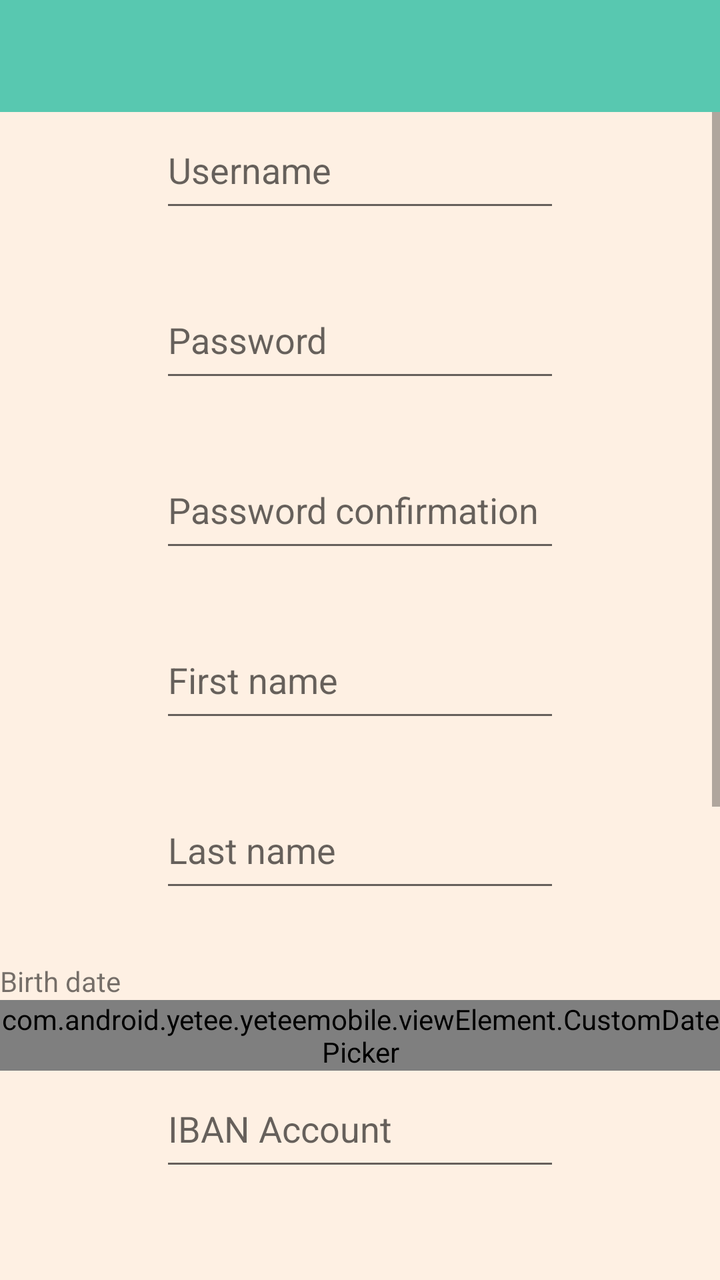
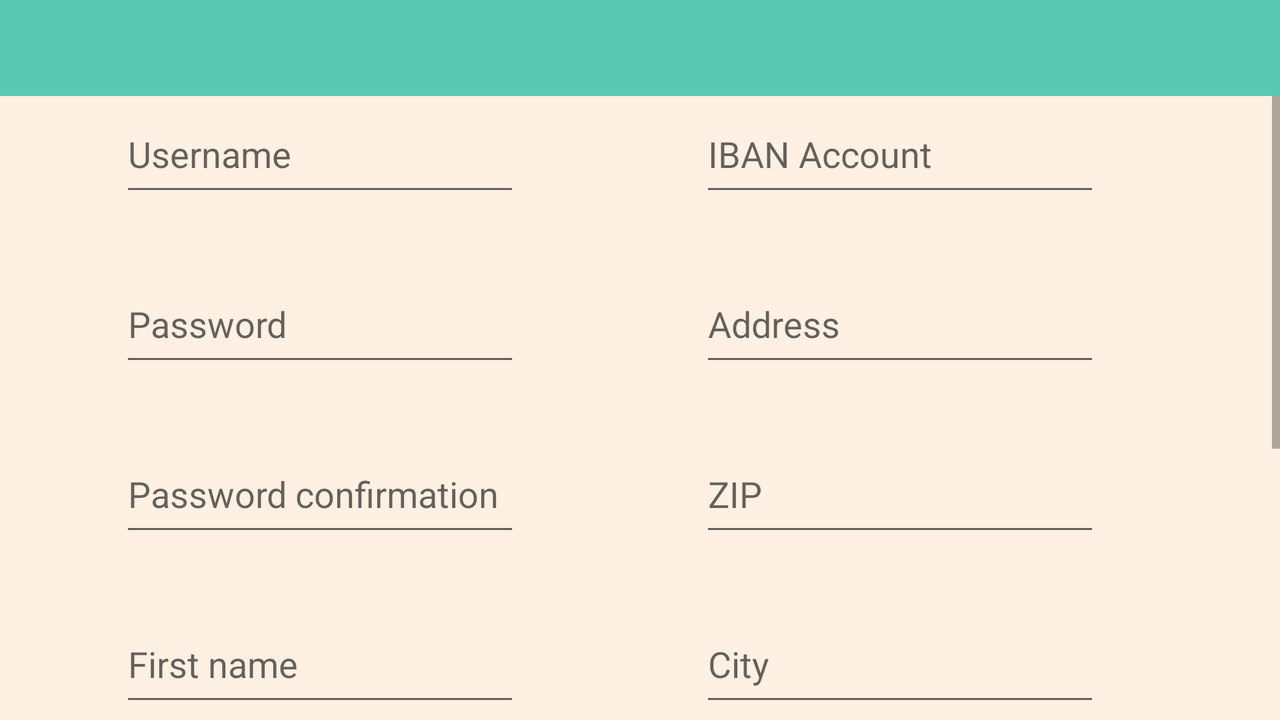

Compare how this app lays out the same screen by default and in its alternative resource folder. The renders come first, then the two layout files and the values they reference.
<!-- AndroidManifest.xml: application theme AppTheme -->
<!-- res/layout/activity_register.xml -->
<?xml version="1.0" encoding="utf-8"?>
<android.support.constraint.ConstraintLayout xmlns:android="http://schemas.android.com/apk/res/android"
    xmlns:app="http://schemas.android.com/apk/res-auto"
    xmlns:tools="http://schemas.android.com/tools"
    android:layout_width="match_parent"
    android:layout_height="match_parent"
    app:layout_behavior="@string/appbar_scrolling_view_behavior"
    tools:context="com.android.yetee.yeteemobile.activity.RegisterActivity">

    <LinearLayout
        android:layout_width="match_parent"
        android:layout_height="match_parent"
        android:orientation="vertical">


        <android.support.v7.widget.Toolbar
            android:id="@+id/toolbar"
            android:minHeight="?attr/actionBarSize"
            android:layout_width="match_parent"
            android:layout_height="wrap_content"
            android:background="@color/colorPrimary">
        </android.support.v7.widget.Toolbar>

        <ScrollView
            android:id="@+id/scrollView2"
            android:layout_width="match_parent"
            android:layout_height="match_parent"
            app:layout_constraintBottom_toBottomOf="parent"
            app:layout_constraintEnd_toEndOf="parent"
            app:layout_constraintStart_toStartOf="parent"
            app:layout_constraintTop_toTopOf="parent">

            <LinearLayout
                android:layout_width="match_parent"
                android:layout_height="wrap_content"
                android:orientation="vertical">

                <EditText
                    android:id="@+id/loginTextRegister"
                    android:layout_width="200dp"
                    android:layout_height="55dp"
                    android:layout_gravity="center_horizontal"
                    android:layout_marginBottom="30dp"
                    android:hint="@string/hint_login_register"
                    android:inputType="text" />

                <EditText
                    android:id="@+id/passwordTextRegister"
                    android:layout_width="200dp"
                    android:layout_height="55dp"
                    android:layout_gravity="center_horizontal"
                    android:layout_marginBottom="30dp"
                    android:hint="@string/hint_password_register"
                    android:inputType="textPassword" />
                <EditText
                    android:id="@+id/passwordTextConfirmationRegister"
                    android:layout_width="200dp"
                    android:layout_height="55dp"
                    android:layout_gravity="center_horizontal"
                    android:layout_marginBottom="30dp"
                    android:hint="@string/hint_password_confirmation_register"
                    android:inputType="textPassword" />

                <EditText
                    android:id="@+id/firstNameTextRegister"
                    android:layout_width="200dp"
                    android:layout_height="55dp"
                    android:layout_gravity="center_horizontal"
                    android:layout_marginBottom="30dp"
                    android:hint="@string/hint_firstname_register"
                    android:inputType="text" />

                <EditText
                    android:id="@+id/lastNameTextRegister"
                    android:layout_width="200dp"
                    android:layout_height="55dp"
                    android:layout_gravity="center_horizontal"
                    android:layout_marginBottom="30dp"
                    android:hint="@string/hint_lastname_register"
                    android:inputType="text" />

                <TextView
                    android:layout_width="wrap_content"
                    android:layout_height="wrap_content" android:text="@string/hint_birth_date_register" />

                <com.android.yetee.yeteemobile.viewElement.CustomDatePicker
                    android:layout_width="wrap_content"
                    android:layout_height="wrap_content"
                    android:id="@+id/birthDate"/>

                <EditText
                    android:id="@+id/ibanAccountTextRegister"
                    android:layout_width="200dp"
                    android:layout_height="55dp"
                    android:layout_gravity="center_horizontal"
                    android:layout_marginBottom="30dp"
                    android:hint="@string/hint_iban_register"
                    android:inputType="text" />

                <EditText
                    android:id="@+id/addressTextRegister"
                    android:layout_width="200dp"
                    android:layout_height="55dp"
                    android:layout_gravity="center_horizontal"
                    android:layout_marginBottom="30dp"
                    android:hint="@string/hint_address_register"
                    android:inputType="text" />

                <EditText
                    android:id="@+id/ZIPTextRegister"
                    android:layout_width="200dp"
                    android:layout_height="55dp"
                    android:layout_gravity="center_horizontal"
                    android:layout_marginBottom="30dp"
                    android:hint="@string/hint_ZIP_register"
                    android:inputType="numberSigned" />


                <EditText
                    android:id="@+id/cityTextRegister"
                    android:layout_width="200dp"
                    android:layout_height="55dp"
                    android:layout_gravity="center_horizontal"
                    android:layout_marginBottom="30dp"
                    android:hint="@string/hint_city_register"
                    android:inputType="text" />

                <EditText
                    android:id="@+id/telNumberTextRegister"
                    android:layout_width="200dp"
                    android:layout_height="55dp"
                    android:layout_gravity="center_horizontal"
                    android:layout_marginBottom="30dp"
                    android:hint="@string/hint_tel_number_register"
                    android:inputType="phone" />
                <Button
                    android:id="@+id/registerButton"
                    android:layout_width="200dp"
                    android:layout_height="match_parent"
                    android:layout_marginTop="30dp"
                    android:layout_gravity="center_horizontal"
                    android:text="@string/button_register"
                    style="@style/CustomButton"
                    />
            </LinearLayout>
        </ScrollView>

    </LinearLayout>

</android.support.constraint.ConstraintLayout>
<!-- resources referenced by this layout -->
<resources>
  <color name="colorPrimary">#58C8B0</color>
  <string name="button_register">Sign up</string>
  <string name="hint_ZIP_register">ZIP</string>
  <string name="hint_address_register">Address</string>
  <string name="hint_birth_date_register">Birth date</string>
  <string name="hint_city_register">City</string>
  <string name="hint_firstname_register">First name</string>
  <string name="hint_iban_register">IBAN Account</string>
  <string name="hint_lastname_register">Last name</string>
  <string name="hint_login_register">Username</string>
  <string name="hint_password_confirmation_register">Password confirmation</string>
  <string name="hint_password_register">Password</string>
  <string name="hint_tel_number_register">Phone number</string>
  <style name="CustomButton">
          <item name="android:background">@drawable/custom_button_selector</item>
          <item name="android:textColor">@color/colorWhite</item>
      </style>
  <style name="AppTheme" parent="Theme.AppCompat.Light.DarkActionBar">
          
          <item name="colorPrimary">@color/colorPrimary</item>
          <item name="colorPrimaryDark">@color/colorPrimaryDark</item>
          <item name="colorAccent">@color/colorAccent</item>
          <item name="android:colorBackground">@color/colorBackground</item>
          <item name="windowActionBar">false</item>
          <item name="windowNoTitle">true</item>
      </style>
  <!-- drawable custom_button_selector (drawable) -->
  <?xml version="1.0" encoding="utf-8"?>
  <selector xmlns:android="http://schemas.android.com/apk/res/android">
      <item android:drawable="@drawable/custom_button_pressed" android:state_pressed="true"/>
      <item android:drawable="@drawable/custom_button_pressed" android:state_selected="true"/>
      <item android:drawable="@drawable/custom_button_normal"/>
  </selector>
  <color name="colorWhite">#FFFFFF</color>
  <color name="colorPrimaryDark">#303F9F</color>
  <color name="colorAccent">#FF4081</color>
  <color name="colorBackground">#FEF0E3</color>
  <!-- drawable custom_button_pressed (drawable) -->
  <?xml version="1.0" encoding="utf-8"?>
  <shape xmlns:android="http://schemas.android.com/apk/res/android" android:shape="rectangle">
      <corners android:radius="15dp"/>
      <solid android:color="@color/buttonColorPressed"/>
  </shape>
  <!-- drawable custom_button_normal (drawable) -->
  <?xml version="1.0" encoding="utf-8"?>
  <shape xmlns:android="http://schemas.android.com/apk/res/android" android:shape="rectangle">
      <corners android:radius="15dp"/>
      <solid android:color="@color/buttonColor"/>
  </shape>
  <color name="buttonColorPressed">#FC8803</color>
  <color name="buttonColor">#FDAB4D</color>
</resources>
<!-- res/layout-land/activity_register.xml (the repository's variant of the layout above) -->
<!-- drawn on the phone turned sideways -->
<?xml version="1.0" encoding="utf-8"?>
<android.support.constraint.ConstraintLayout xmlns:android="http://schemas.android.com/apk/res/android"
    xmlns:app="http://schemas.android.com/apk/res-auto"
    xmlns:tools="http://schemas.android.com/tools"
    android:layout_width="match_parent"
    android:layout_height="match_parent"
    app:layout_behavior="@string/appbar_scrolling_view_behavior"
    tools:context="com.android.yetee.yeteemobile.activity.RegisterActivity">

    <LinearLayout
        android:layout_width="match_parent"
        android:layout_height="match_parent"
        android:orientation="vertical">


        <android.support.v7.widget.Toolbar
            android:id="@+id/toolbar"
            android:minHeight="?attr/actionBarSize"
            android:layout_width="match_parent"
            android:layout_height="wrap_content"
            android:background="@color/colorPrimary">
        </android.support.v7.widget.Toolbar>

        <ScrollView
            android:id="@+id/scrollView2"
            android:layout_width="match_parent"
            android:layout_height="match_parent"
            app:layout_constraintBottom_toBottomOf="parent"
            app:layout_constraintEnd_toEndOf="parent"
            app:layout_constraintStart_toStartOf="parent"
            app:layout_constraintTop_toTopOf="parent">

            <LinearLayout
                android:layout_width="match_parent"
                android:layout_height="wrap_content"
                android:layout_gravity="center_horizontal"
                android:paddingLeft="30dp"
                android:paddingBottom="30dp"
                android:orientation="vertical">

                <LinearLayout
                    android:layout_width="match_parent"
                    android:layout_height="wrap_content"
                    android:layout_gravity="center_horizontal"
                    android:orientation="horizontal">

                    <LinearLayout
                        android:layout_width="wrap_content"
                        android:layout_height="match_parent"
                        android:layout_gravity="center_horizontal"
                        android:orientation="vertical"
                        android:paddingLeft="30dp">

                        <EditText
                            android:id="@+id/loginTextRegister"
                            android:layout_width="200dp"
                            android:layout_height="55dp"
                            android:layout_gravity="center_horizontal"
                            android:layout_marginBottom="30dp"
                            android:hint="@string/hint_login_register"
                            android:inputType="text" />

                        <EditText
                            android:id="@+id/passwordTextRegister"
                            android:layout_width="200dp"
                            android:layout_height="55dp"
                            android:layout_gravity="center_horizontal"
                            android:layout_marginBottom="30dp"
                            android:hint="@string/hint_password_register"
                            android:inputType="textPassword" />

                        <EditText
                            android:id="@+id/passwordTextConfirmationRegister"
                            android:layout_width="200dp"
                            android:layout_height="55dp"
                            android:layout_gravity="center_horizontal"
                            android:layout_marginBottom="30dp"
                            android:hint="@string/hint_password_confirmation_register"
                            android:inputType="textPassword" />

                        <EditText
                            android:id="@+id/firstNameTextRegister"
                            android:layout_width="200dp"
                            android:layout_height="55dp"
                            android:layout_gravity="center_horizontal"
                            android:layout_marginBottom="30dp"
                            android:hint="@string/hint_firstname_register"
                            android:inputType="text" />

                        <EditText
                            android:id="@+id/lastNameTextRegister"
                            android:layout_width="200dp"
                            android:layout_height="55dp"
                            android:layout_gravity="center_horizontal"
                            android:layout_marginBottom="30dp"
                            android:hint="@string/hint_lastname_register"
                            android:inputType="text" />

                    </LinearLayout>

                    <LinearLayout
                        android:layout_height="match_parent"
                        android:layout_width="match_parent"
                        android:layout_gravity="center_horizontal"
                        android:orientation="vertical">
                        <EditText
                            android:id="@+id/ibanAccountTextRegister"
                            android:layout_width="200dp"
                            android:layout_height="55dp"
                            android:layout_gravity="center_horizontal"
                            android:layout_marginBottom="30dp"
                            android:hint="@string/hint_iban_register"
                            android:inputType="text" />

                        <EditText
                            android:id="@+id/addressTextRegister"
                            android:layout_width="200dp"
                            android:layout_height="55dp"
                            android:layout_gravity="center_horizontal"
                            android:layout_marginBottom="30dp"
                            android:hint="@string/hint_address_register"
                            android:inputType="text" />

                        <EditText
                            android:id="@+id/ZIPTextRegister"
                            android:layout_width="200dp"
                            android:layout_height="55dp"
                            android:layout_gravity="center_horizontal"
                            android:layout_marginBottom="30dp"
                            android:hint="@string/hint_ZIP_register"
                            android:inputType="numberSigned" />


                        <EditText
                            android:id="@+id/cityTextRegister"
                            android:layout_width="200dp"
                            android:layout_height="55dp"
                            android:layout_gravity="center_horizontal"
                            android:layout_marginBottom="30dp"
                            android:hint="@string/hint_city_register"
                            android:inputType="text" />

                        <EditText
                            android:id="@+id/telNumberTextRegister"
                            android:layout_width="200dp"
                            android:layout_height="55dp"
                            android:layout_gravity="center_horizontal"
                            android:layout_marginBottom="30dp"
                            android:hint="@string/hint_tel_number_register"
                            android:inputType="phone" />

                    </LinearLayout>

                </LinearLayout>
                <LinearLayout
                    android:layout_width="match_parent"
                    android:layout_height="wrap_content"
                    android:layout_gravity="center_horizontal"
                    android:orientation="horizontal">

                    <TextView
                        android:layout_width="wrap_content"
                        android:layout_height="wrap_content" android:text="@string/hint_birth_date_register" />

                    <com.android.yetee.yeteemobile.viewElement.CustomDatePicker
                        android:layout_width="wrap_content"
                        android:layout_height="wrap_content"
                        android:scaleX="0.8"
                        android:id="@+id/birthDate"/>

                </LinearLayout>

                <Button
                    android:id="@+id/registerButton"
                    android:layout_width="200dp"
                    android:layout_height="wrap_content"
                    android:layout_marginTop="30dp"
                    android:layout_gravity="center_horizontal"
                    android:text="@string/button_register"
                    style="@style/CustomButton"
                    />

            </LinearLayout>
        </ScrollView>

    </LinearLayout>

</android.support.constraint.ConstraintLayout>
